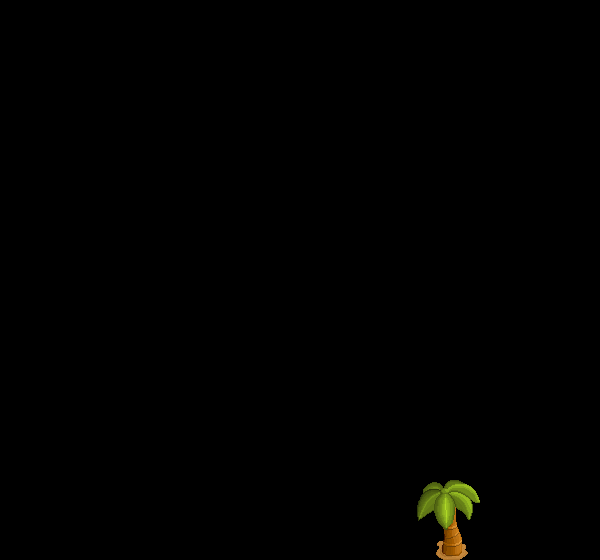

The image is a tile-based game level rendered from a .tmx file. Its description and complete source (layers, tilesets, objects, tile grids) follow:
An orthogonal 15x14 tile map with 40x40 px tiles, 1 tile layer (y13), 12 hidden layers not drawn, 6 tilesets.

<map version="1.8" tiledversion="1.8.3" orientation="orthogonal" renderorder="right-down" width="15" height="14" tilewidth="40" tileheight="40" infinite="0" nextlayerid="14" nextobjectid="1">
 <tileset firstgid="1" source="map_cemetory_tile6.tsx" />
 <tileset firstgid="76" source="map_camp_object9.tsx" />
 <tileset firstgid="81" source="map_camp_object9.tsx" />
 <tileset firstgid="91" source="map_camp_object9.tsx" />
 <tileset firstgid="95" source="map_camp_tile6.tsx" />
 <tileset firstgid="159" source="map_camp_tile6.tsx" />
 <layer id="1" name="y1" width="15" height="14" visible="0">
  <data encoding="csv">
0,0,0,24,24,0,0,0,0,0,0,0,0,0,0,
0,0,0,39,39,0,0,0,0,0,0,0,0,0,0,
0,0,0,0,0,0,0,0,0,0,0,0,0,0,0,
0,0,0,0,0,0,0,0,0,0,0,0,0,0,0,
0,0,0,0,0,0,0,0,0,0,0,0,0,0,0,
0,0,0,0,0,0,0,0,0,0,0,0,0,0,0,
0,0,0,0,0,0,0,0,0,0,0,0,0,0,0,
0,0,0,0,0,0,0,0,0,0,0,0,0,0,0,
0,0,0,0,0,0,0,0,0,0,0,0,0,0,0,
0,0,0,0,0,0,0,0,0,0,0,0,0,0,0,
0,0,0,0,0,0,0,0,0,0,0,0,0,0,0,
0,0,0,0,0,0,0,0,0,0,0,0,0,0,0,
0,0,0,0,0,0,0,0,0,0,0,0,0,0,0,
0,0,0,0,0,0,0,0,0,0,0,0,0,0,0
</data>
 </layer>
 <layer id="2" name="y2" width="15" height="14" visible="0">
  <data encoding="csv">
0,0,0,0,0,0,0,0,0,0,0,0,0,0,0,
0,0,0,0,0,0,0,0,0,0,0,91,0,0,0,
0,0,0,0,0,0,0,0,0,0,0,93,0,0,0,
0,0,0,0,0,0,0,0,0,0,0,0,0,0,0,
0,0,0,0,0,0,0,0,0,0,0,0,0,0,0,
0,0,0,0,0,0,0,0,0,0,0,0,0,0,0,
0,0,0,0,0,0,0,0,0,0,0,0,0,0,0,
0,0,0,0,0,0,0,0,0,0,0,0,0,0,0,
0,0,0,0,0,0,0,0,0,0,0,0,0,0,0,
0,0,0,0,0,0,0,0,0,0,0,0,0,0,0,
0,0,0,0,0,0,0,0,0,0,0,0,0,0,0,
0,0,0,0,0,0,0,0,0,0,0,0,0,0,0,
0,0,0,0,0,0,0,0,0,0,0,0,0,0,0,
0,0,0,0,0,0,0,0,0,0,0,0,0,0,0
</data>
 </layer>
 <layer id="3" name="y3" width="15" height="14" visible="0">
  <data encoding="csv">
0,0,0,0,0,0,0,0,0,0,0,0,0,0,0,
0,0,0,0,0,0,0,0,0,0,0,0,0,0,0,
0,0,0,0,0,0,0,0,0,0,0,0,0,0,0,
0,0,0,0,0,0,0,0,0,0,0,0,0,0,0,
0,0,0,0,0,0,0,0,0,0,0,0,0,0,0,
0,0,0,0,0,0,0,0,0,0,0,0,0,0,0,
0,0,0,0,0,0,0,0,0,0,0,0,0,0,0,
0,0,0,0,0,0,0,0,0,0,0,0,0,0,0,
0,0,0,0,0,0,0,0,0,0,0,0,0,0,0,
0,0,0,0,0,0,0,0,0,0,0,0,0,0,0,
0,0,0,0,0,0,0,0,0,0,0,0,0,0,0,
0,0,0,0,0,0,0,0,0,0,0,0,0,0,0,
0,0,0,0,0,0,0,0,0,0,0,0,0,0,0,
0,0,0,0,0,0,0,0,0,0,0,0,0,0,0
</data>
 </layer>
 <layer id="4" name="y4" width="15" height="14" visible="0">
  <data encoding="csv">
0,0,0,0,0,0,0,0,0,0,0,0,0,0,0,
0,0,0,0,0,0,0,0,0,0,0,0,0,0,0,
0,0,0,0,0,0,0,0,0,0,0,0,0,0,0,
0,0,0,0,0,0,0,0,0,0,0,0,0,0,0,
0,0,0,0,0,0,0,0,0,0,0,0,0,0,0,
0,0,0,0,0,0,0,0,0,0,0,0,0,0,0,
0,0,0,0,0,0,0,0,0,0,0,0,0,0,0,
0,0,0,0,0,0,0,0,0,0,0,0,0,0,0,
0,0,0,0,0,0,0,0,0,0,0,0,0,0,0,
0,0,0,0,0,0,0,0,0,0,0,0,0,0,0,
0,0,0,0,0,0,0,0,0,0,0,0,0,0,0,
0,0,0,0,0,0,0,0,0,0,0,0,0,0,0,
0,0,0,0,0,0,0,0,0,0,0,0,0,0,0,
0,0,0,0,0,0,0,0,0,0,0,0,0,0,0
</data>
 </layer>
 <layer id="5" name="y5" width="15" height="14" visible="0">
  <data encoding="csv">
0,0,0,0,0,0,0,0,0,0,0,0,0,0,0,
0,0,0,0,0,0,0,0,0,0,0,0,0,0,0,
0,0,0,0,0,0,0,0,0,0,0,0,0,0,0,
0,0,0,0,0,0,0,0,0,0,0,0,0,0,0,
0,0,0,0,0,0,0,0,0,0,0,0,0,0,0,
0,0,0,0,0,0,0,0,0,0,0,0,0,0,0,
0,0,0,0,0,0,0,0,0,0,0,0,0,0,0,
0,0,0,0,0,0,0,0,0,0,0,0,0,0,0,
0,0,0,0,0,0,0,0,0,0,0,0,0,0,0,
0,0,0,0,0,0,0,0,0,0,0,0,0,0,0,
0,0,0,0,0,0,0,0,0,0,0,0,0,0,0,
0,0,0,0,0,0,0,0,0,0,0,0,0,0,0,
0,0,0,0,0,0,0,0,0,0,0,0,0,0,0,
0,0,0,0,0,0,0,0,0,0,0,0,0,0,0
</data>
 </layer>
 <layer id="6" name="y6" width="15" height="14" visible="0">
  <data encoding="csv">
0,0,0,0,0,0,0,0,0,0,0,0,0,0,0,
0,0,0,0,0,0,0,0,0,0,0,0,0,0,0,
0,0,0,0,0,0,0,0,0,0,0,0,0,0,0,
0,0,0,0,0,0,0,0,0,0,0,0,0,0,0,
0,0,0,0,0,0,0,0,0,0,0,0,0,0,0,
0,0,0,0,0,0,0,0,0,0,0,0,0,0,0,
0,0,0,0,0,0,0,0,0,0,0,0,0,0,0,
0,0,0,0,0,0,0,0,0,0,0,0,0,0,0,
0,0,0,0,0,0,0,0,0,0,0,0,0,0,0,
0,0,0,0,0,0,0,0,0,0,0,0,0,0,0,
0,0,0,0,0,0,0,0,0,0,0,0,0,0,0,
0,0,0,0,0,0,0,0,0,0,0,0,0,0,0,
0,0,0,0,0,0,0,0,0,0,0,0,0,0,0,
0,0,0,0,0,0,0,0,0,0,0,0,0,0,0
</data>
 </layer>
 <layer id="7" name="y7" width="15" height="14" visible="0">
  <data encoding="csv">
0,0,0,0,0,0,0,0,0,0,0,0,0,0,0,
0,0,0,0,0,0,0,0,0,0,0,0,0,0,0,
0,0,0,0,0,0,0,0,0,0,0,0,0,0,0,
0,0,0,0,0,0,0,0,0,0,0,0,0,0,0,
0,0,0,0,0,0,0,0,0,0,0,0,0,0,0,
0,0,0,0,0,0,0,0,0,0,0,0,0,0,0,
0,0,0,0,0,0,0,0,0,0,0,0,0,0,0,
0,0,0,0,0,0,0,0,0,0,0,0,0,0,0,
0,0,0,0,0,0,0,0,0,0,0,0,0,0,0,
0,0,0,0,0,0,0,0,0,0,0,0,0,0,0,
0,0,0,0,0,0,0,0,0,0,0,0,0,0,0,
0,0,0,0,0,0,0,0,0,0,0,0,0,0,0,
0,0,0,0,0,0,0,0,0,0,0,0,0,0,0,
0,0,0,0,0,0,0,0,0,0,0,0,0,0,0
</data>
 </layer>
 <layer id="8" name="y8" width="15" height="14" visible="0">
  <data encoding="csv">
0,0,0,0,0,0,0,0,0,0,0,0,0,0,0,
0,0,0,0,0,0,0,0,0,0,0,0,0,0,0,
0,0,0,0,0,0,0,0,0,0,0,0,0,0,0,
0,0,0,0,0,0,0,0,0,0,0,0,0,0,0,
0,0,0,0,0,0,0,0,0,0,0,0,0,0,0,
0,0,0,0,0,0,0,0,0,0,0,0,0,0,0,
0,0,0,0,0,0,0,0,0,0,0,0,0,0,0,
0,0,0,0,0,0,0,0,0,0,0,0,0,0,0,
0,0,0,0,0,0,0,0,0,0,0,0,0,0,0,
0,0,0,0,0,0,0,0,0,0,0,0,0,0,0,
0,0,0,0,0,0,0,0,0,0,0,0,0,0,0,
0,0,0,0,0,0,0,0,0,0,0,0,0,0,0,
0,0,0,0,0,0,0,0,0,0,0,0,0,0,0,
0,0,0,0,0,0,0,0,0,0,0,0,0,0,0
</data>
 </layer>
 <layer id="9" name="y9" width="15" height="14" visible="0">
  <data encoding="csv">
0,0,0,0,0,0,0,0,0,0,0,0,0,0,0,
0,0,0,0,0,0,0,0,0,0,0,0,0,0,0,
0,0,0,0,0,0,0,0,0,0,0,0,0,0,0,
0,0,0,0,0,0,0,0,0,0,0,0,0,0,0,
0,0,0,0,0,0,0,0,0,0,0,0,0,0,0,
0,0,0,0,0,0,0,0,0,0,0,0,0,0,0,
0,0,0,0,0,0,0,0,0,0,0,0,0,0,0,
0,0,0,0,0,0,0,0,0,0,0,0,0,0,0,
0,0,0,0,0,0,0,0,0,0,0,0,0,0,0,
0,0,0,0,0,0,0,0,0,0,0,0,0,0,0,
0,0,0,0,0,0,0,0,0,0,0,0,0,0,0,
0,0,0,0,0,0,0,0,0,0,0,0,0,0,0,
0,0,0,0,0,0,0,0,0,0,0,0,0,0,0,
0,0,0,0,0,0,0,0,0,0,0,0,0,0,0
</data>
 </layer>
 <layer id="10" name="y10" width="15" height="14" visible="0">
  <data encoding="csv">
0,0,0,0,0,0,0,0,0,0,0,0,0,0,0,
0,0,0,0,0,0,0,0,0,0,0,0,0,0,0,
0,0,0,0,0,0,0,0,0,0,0,0,0,0,0,
0,0,0,0,0,0,0,0,0,0,0,0,0,0,0,
0,0,0,0,0,0,0,0,0,0,0,0,0,0,0,
0,0,0,0,0,0,0,0,0,0,0,0,0,0,0,
0,0,0,0,0,0,0,0,0,0,0,0,0,0,0,
0,0,0,0,0,0,0,0,0,0,0,0,0,0,0,
0,0,0,0,0,0,0,0,0,0,0,0,0,0,0,
0,0,0,0,0,0,0,0,0,0,0,0,0,0,0,
0,0,0,0,0,0,0,0,0,0,0,0,0,0,0,
0,0,0,0,0,0,0,0,0,0,0,0,0,0,0,
0,0,0,0,0,0,0,0,0,0,0,0,0,0,0,
0,0,0,0,0,0,0,0,0,0,0,0,0,0,0
</data>
 </layer>
 <layer id="11" name="y11" width="15" height="14" visible="0">
  <data encoding="csv">
0,0,0,0,0,0,0,0,0,0,0,0,0,0,0,
0,0,0,0,0,0,0,0,0,0,0,0,0,0,0,
0,0,0,0,0,0,0,0,0,0,0,0,0,0,0,
0,0,0,0,0,0,0,0,0,0,0,0,0,0,0,
0,0,0,0,0,0,0,0,0,0,0,0,0,0,0,
0,0,0,0,0,0,0,0,0,0,0,0,0,0,0,
0,0,0,0,0,0,0,0,0,0,0,0,0,0,0,
0,0,0,0,0,0,0,0,0,0,0,0,0,0,0,
0,0,0,0,0,0,0,0,0,0,0,0,0,0,0,
0,0,0,0,0,0,0,0,0,0,0,0,0,0,0,
0,0,0,0,0,0,0,0,0,0,0,0,0,0,0,
0,0,0,0,0,0,0,0,0,0,0,0,0,0,0,
0,0,0,0,0,0,0,0,0,0,0,0,0,0,0,
0,0,0,0,0,0,0,0,0,0,0,0,0,0,0
</data>
 </layer>
 <layer id="12" name="y12" width="15" height="14" visible="0">
  <data encoding="csv">
0,0,0,0,0,0,0,0,0,0,0,0,0,0,0,
0,0,0,0,0,0,0,0,0,0,0,0,0,0,0,
0,0,0,0,0,0,0,0,0,0,0,0,0,0,0,
0,0,0,0,0,0,0,0,0,0,0,0,0,0,0,
0,0,0,0,0,0,0,0,0,0,0,0,0,0,0,
0,0,0,0,0,0,0,0,0,0,0,0,0,0,0,
0,0,0,0,0,0,0,0,0,0,0,0,0,0,0,
0,0,0,0,0,0,0,0,0,0,0,0,0,0,0,
0,0,0,0,0,0,0,0,0,0,0,0,0,0,0,
0,0,0,0,0,0,0,0,0,0,0,0,0,0,0,
0,0,0,0,0,0,0,0,0,0,0,0,0,0,0,
0,0,0,92,0,0,0,0,0,0,0,0,0,0,0,
0,0,0,94,0,0,0,0,0,0,0,0,0,0,0,
0,0,0,0,0,0,0,0,0,0,0,0,0,0,0
</data>
 </layer>
 <layer id="13" name="y13" width="15" height="14">
  <data encoding="csv">
0,0,0,0,0,0,0,0,0,0,0,0,0,0,0,
0,0,0,0,0,0,0,0,0,0,0,0,0,0,0,
0,0,0,0,0,0,0,0,0,0,0,0,0,0,0,
0,0,0,0,0,0,0,0,0,0,0,0,0,0,0,
0,0,0,0,0,0,0,0,0,0,0,0,0,0,0,
0,0,0,0,0,0,0,0,0,0,0,0,0,0,0,
0,0,0,0,0,0,0,0,0,0,0,0,0,0,0,
0,0,0,0,0,0,0,0,0,0,0,0,0,0,0,
0,0,0,0,0,0,0,0,0,0,0,0,0,0,0,
0,0,0,0,0,0,0,0,0,0,0,0,0,0,0,
0,0,0,0,0,0,0,0,0,0,0,0,0,0,0,
0,0,0,0,0,0,0,0,0,0,0,0,0,0,0,
0,0,0,0,0,0,0,0,0,0,170,171,0,0,0,
0,0,0,0,0,0,0,0,0,0,186,187,0,0,0
</data>
 </layer>
</map>
